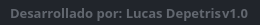
              <widget class="QFrame" name="frame_grip">
               <property name="minimumSize">
                <size>
                 <width>0</width>
                 <height>25</height>
                </size>
               </property>
               <property name="maximumSize">
                <size>
                 <width>16777215</width>
                 <height>25</height>
                </size>
               </property>
               <property name="styleSheet">
                <string notr="true">background-color: rgb(33, 37, 43);</string>
               </property>
               <property name="frameShape">
                <enum>QFrame::NoFrame</enum>
               </property>
               <property name="frameShadow">
                <enum>QFrame::Raised</enum>
               </property>
               <layout class="QHBoxLayout" name="horizontalLayout_6">
                <property name="spacing">
                 <number>0</number>
                </property>
                <property name="leftMargin">
                 <number>0</number>
                </property>
                <property name="topMargin">
                 <number>0</number>
                </property>
                <property name="rightMargin">
                 <number>2</number>
                </property>
                <property name="bottomMargin">
                 <number>0</number>
                </property>
                <item>
                 <widget class="QFrame" name="frame_label_bottom">
                  <property name="frameShape">
                   <enum>QFrame::NoFrame</enum>
                  </property>
                  <property name="frameShadow">
                   <enum>QFrame::Raised</enum>
                  </property>
                  <layout class="QHBoxLayout" name="horizontalLayout_7">
                   <property name="spacing">
                    <number>0</number>
                   </property>
                   <property name="leftMargin">
                    <number>10</number>
                   </property>
                   <property name="topMargin">
                    <number>0</number>
                   </property>
                   <property name="rightMargin">
                    <number>10</number>
                   </property>
                   <property name="bottomMargin">
                    <number>0</number>
                   </property>
                   <item>
                    <widget class="QLabel" name="label_credits">
                     <property name="font">
                      <font>
                       <family>Satoshi Black</family>
                       <pointsize>10</pointsize>
                       <weight>75</weight>
                       <bold>true</bold>
                      </font>
                     </property>
                     <property name="styleSheet">
                      <string notr="true">color: rgb(98, 103, 111);</string>
                     </property>
                     <property name="text">
                      <string>Desarrollado por: Lucas Depetris</string>
                     </property>
                    </widget>
                   </item>
                   <item>
                    <widget class="QLabel" name="label_version">
                     <property name="maximumSize">
                      <size>
                       <width>100</width>
                       <height>16777215</height>
                      </size>
                     </property>
                     <property name="font">
                      <font>
                       <family>Satoshi Black</family>
                       <pointsize>10</pointsize>
                       <weight>75</weight>
                       <bold>true</bold>
                      </font>
                     </property>
                     <property name="styleSheet">
                      <string notr="true">color: rgb(98, 103, 111);</string>
                     </property>
                     <property name="text">
                      <string>v1.0</string>
                     </property>
                     <property name="alignment">
                      <set>Qt::AlignRight|Qt::AlignTrailing|Qt::AlignVCenter</set>
                     </property>
                    </widget>
                   </item>
                  </layout>
                 </widget>
                </item>
                <item>
                 <widget class="QFrame" name="frame_size_grip">
                  <property name="maximumSize">
                   <size>
                    <width>20</width>
                    <height>20</height>
                   </size>
                  </property>
                  <property name="styleSheet">
                   <string notr="true">QSizeGrip {
	background-image: url(:/16x16/icons/16x16/cil-size-grip.png);
	background-position: center;
	background-repeat: no-reperat;
}</string>
                  </property>
                  <property name="frameShape">
                   <enum>QFrame::NoFrame</enum>
                  </property>
                  <property name="frameShadow">
                   <enum>QFrame::Raised</enum>
                  </property>
                 </widget>
                </item>
               </layout>
              </widget>
